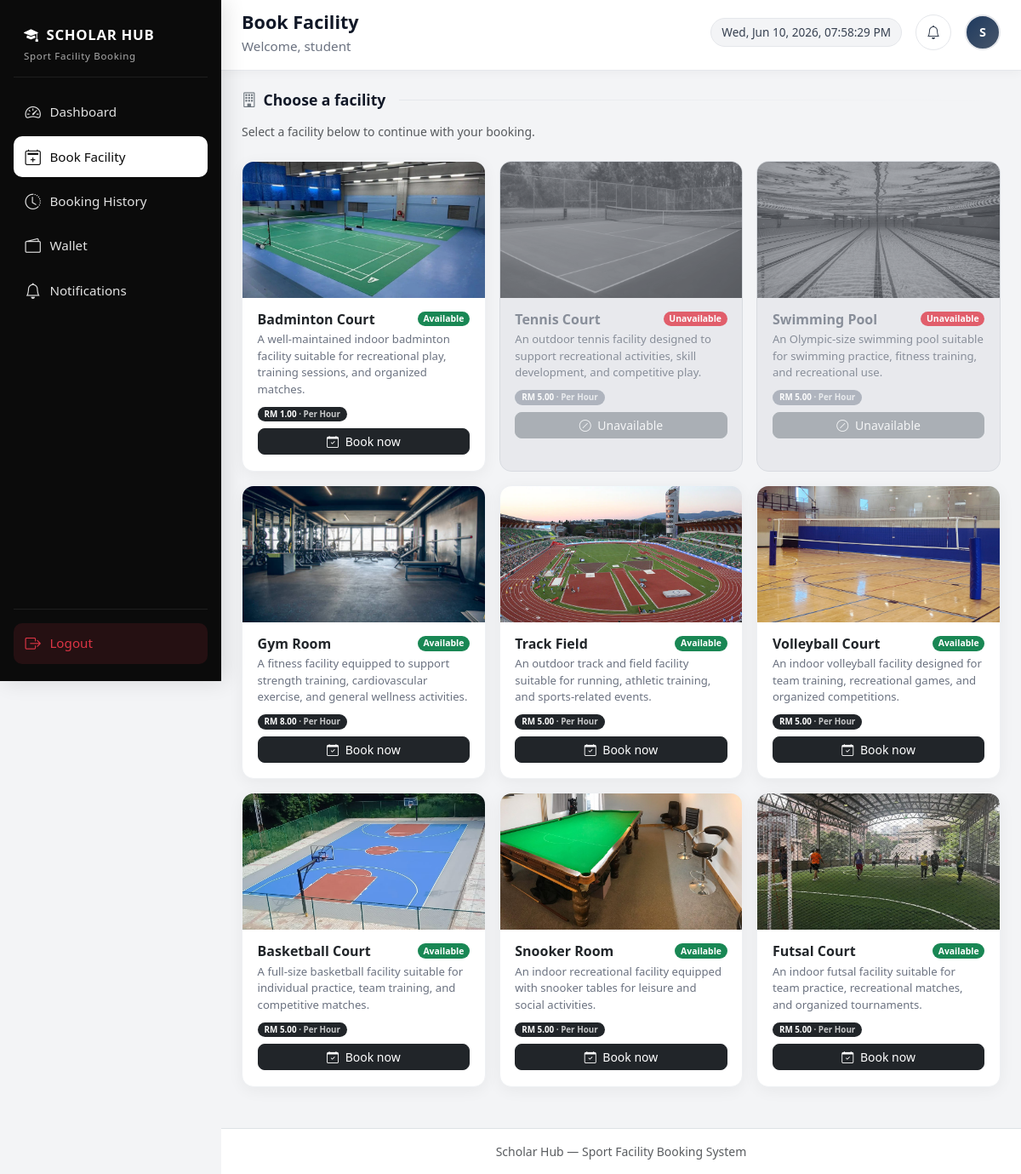
The page /booking.php (signed in) on the database its author committed.
### tables this page shows
CREATE TABLE `facilities` (
  `facility_id` int(11) NOT NULL,
  `facility_name` varchar(100) NOT NULL,
  `facility_type` varchar(50) NOT NULL,
  `description` text DEFAULT NULL,
  `image` varchar(255) DEFAULT NULL,
  `location` varchar(100) DEFAULT NULL,
  `opening_time` time DEFAULT NULL,
  `closing_time` time DEFAULT NULL,
  `status` enum('active','maintenance','closed') DEFAULT 'active',
  `created_at` timestamp NOT NULL DEFAULT current_timestamp(),
  `price_amount` decimal(10,2) NOT NULL DEFAULT 5.00,
  `price_mode` enum('hourly','entry') NOT NULL DEFAULT 'hourly',
  `rules` text DEFAULT NULL
);

### booking.php (the view, shortened to what the rows shown need)
<?php
require_once __DIR__ . '/includes/booking_helpers.php';
require_once __DIR__ . '/includes/facility_pricing.php';
$facility_param = isset($_GET['facility']) ? trim((string) $_GET['facility']) : '';
$type_param     = isset($_GET['type']) ? trim((string) $_GET['type']) : '';
$facility = booking_load_facility($conn, $facility_param, $type_param);
$facility_error = '';
if ($facility === null && ($facility_param !== '' || $type_param !== '')) {
    require_once __DIR__ . '/includes/facility_admin_helpers.php';
    $checkType = $type_param !== '' ? $type_param : null;
    if ($checkType === null && $facility_param !== '') {
        $checkType = facility_type_from_display_name($facility_param);
    }
    if ($checkType !== null) {
        $row = facility_fetch_by_type($conn, $checkType);
        if ($row && !facility_is_bookable((string) $row['status'])) {
            $facility_error = 'This facility is currently unavailable for booking.';
        } else {
            $facility_error = 'Facility not found.';
        }
    } else {
        $facility_error = 'Facility not found or is not available for booking.';
    }
} elseif ($facility === null) {
    require_once __DIR__ . '/includes/facility_admin_helpers.php';
    $facility_picker_list = facilities_fetch_student_cards($conn);
}
?>
<!DOCTYPE html>
<html lang="en">
<head>
    <link href="https://cdn.jsdelivr.net/npm/bootstrap@5.3.3/dist/css/bootstrap.min.css" rel="stylesheet">
    <link href="https://cdn.jsdelivr.net/npm/bootstrap-icons@1.11.3/font/bootstrap-icons.css" rel="stylesheet">
</head>
<body>
<div class="main-wrap" id="mainWrap">
                <?php include __DIR__ . '/includes/student_notification_bell.php'; ?>
    <main class="content-area">
        <?php if ($facility_error !== ''): ?>
            <div class="booking-card">
                <div class="alert alert-warning mb-3">
                    <i class="bi bi-exclamation-triangle me-2"></i><?php echo htmlspecialchars($facility_error, ENT_QUOTES, 'UTF-8'); ?>
                </div>
                <a href="booking.php" class="btn btn-dark rounded-pill">
                    <i class="bi bi-arrow-left me-1"></i> Choose another facility
                </a>
            </div>
        <?php elseif ($facility === null): ?>
            <h2 class="section-title"><i class="bi bi-building text-secondary"></i> Choose a facility</h2>
            <?php if (empty($facility_picker_list)): ?>
                <div class="booking-card text-center text-muted py-4">No facilities available at the moment.</div>
            <?php else: ?>
            <div class="row g-3 mb-4">
                <?php foreach ($facility_picker_list as $f): ?>
                <?php
                $can_book = !empty($f['bookable']);
                $book_href = 'booking.php?type=' . rawurlencode($f['facility_type']);
                $fp = facility_pricing_get($f['facility_type'] ?? '', $conn);
                ?>
                <div class="col-12 col-sm-6 col-lg-4">
                    <?php if ($can_book): ?>
                    <a href="<?php echo htmlspecialchars($book_href, ENT_QUOTES, 'UTF-8'); ?>" class="facility-pick-link">
                    <?php else: ?>
                    <div class="facility-pick-link facility-unavailable">
                    <?php endif; ?>
                        <div class="card-soft overflow-hidden h-100">
                            <div class="facility-img">
                                <img src="<?php echo htmlspecialchars($f['image'], ENT_QUOTES, 'UTF-8'); ?>" alt="<?php echo htmlspecialchars($f['name'], ENT_QUOTES, 'UTF-8'); ?>" loading="lazy">
                            </div>
                            <div class="facility-body">
                                <div class="d-flex justify-content-between align-items-start gap-2 mb-1">
                                    <h6 class="mb-0"><?php echo htmlspecialchars($f['name'], ENT_QUOTES, 'UTF-8'); ?></h6>
                                    <span class="badge <?php echo htmlspecialchars($f['status_class'], ENT_QUOTES, 'UTF-8'); ?> rounded-pill" style="font-size: 0.65rem;">
                                        <?php echo htmlspecialchars($f['status'], ENT_QUOTES, 'UTF-8'); ?>
                                    </span>
                                </div>
                                <p class="mb-2"><?php echo htmlspecialchars($f['desc'], ENT_QUOTES, 'UTF-8'); ?></p>
                                <?php if ($fp !== null): ?>
                                <p class="small mb-2">
                                    <span class="badge bg-dark rounded-pill px-2 py-1">
                                        <?php echo htmlspecialchars(facility_pricing_format_rm((float) $fp['amount']), ENT_QUOTES, 'UTF-8'); ?>
                                        <span class="opacity-75"> · <?php echo htmlspecialchars($fp['label'], ENT_QUOTES, 'UTF-8'); ?></span>
                                    </span>
                                </p>
                                <?php endif; ?>
                                <?php if ($can_book): ?>
                                <span class="btn btn-dark w-100 btn-sm rounded-3">
                                    <i class="bi bi-calendar-check me-1"></i> Book now
                                </span>
                                <?php else: ?>
                                <span class="btn btn-secondary w-100 btn-sm rounded-3 disabled">
                                    <i class="bi bi-slash-circle me-1"></i> Unavailable
                                </span>
                                <?php endif; ?>
                            </div>
                        </div>
                    <?php if ($can_book): ?>
                    </a>
                    <?php else: ?>
                    </div>
                    <?php endif; ?>
                </div>
                <?php endforeach; ?>
            </div>
            <?php endif; ?>
        <?php endif; ?>
    </main>
</div>
</body>
</html>

### rows shown on the page
facilities: image (picture), facility_name "Badminton Court", status "Available", description "A well-maintained indoor badminton facility suitable for recreational play, training sessions, and organized matches.", facility_id "RM 1.00", label "Per Hour", shows "Book now"
facilities: image (picture), facility_name "Tennis Court", status "Unavailable", description "An outdoor tennis facility designed to support recreational activities, skill development, and competitive play.", amount "RM 5.00", label "Per Hour"
facilities: image (picture), facility_name "Swimming Pool", status "Unavailable", description "An Olympic-size swimming pool suitable for swimming practice, fitness training, and recreational use.", amount "RM 5.00", label "Per Hour"
facilities: image (picture), facility_name "Gym Room", status "Available", description "A fitness facility equipped to support strength training, cardiovascular exercise, and general wellness activities.", amount "RM 8.00", label "Per Hour", shows "Book now"
facilities: image (picture), facility_name "Track Field", status "Available", description "An outdoor track and field facility suitable for running, athletic training, and sports-related events.", amount "RM 5.00", label "Per Hour", shows "Book now"
facilities: image (picture), facility_name "Volleyball Court", status "Available", description "An indoor volleyball facility designed for team training, recreational games, and organized competitions.", facility_id "RM 5.00", label "Per Hour", shows "Book now"
facilities: image (picture), facility_name "Basketball Court", status "Available", description "A full-size basketball facility suitable for individual practice, team training, and competitive matches.", amount "RM 5.00", label "Per Hour", shows "Book now"
facilities: image (picture), facility_name "Snooker Room", status "Available", description "An indoor recreational facility equipped with snooker tables for leisure and social activities.", amount "RM 5.00", label "Per Hour", shows "Book now"
facilities: image (picture), facility_name "Futsal Court", status "Available", description "An indoor futsal facility suitable for team practice, recreational matches, and organized tournaments.", amount "RM 5.00", label "Per Hour", shows "Book now"

### other values the page prints
$student_name "student"
$ini "S"
